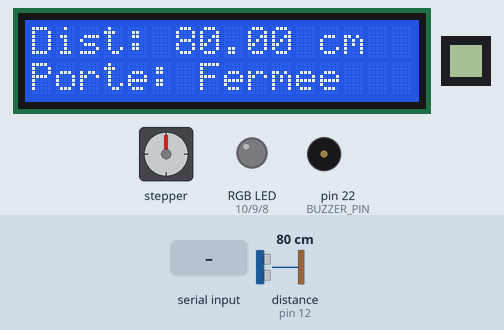
Recording of a sketch running on a simulated Arduino Mega 2560, built with avr-gcc and run on an emulated ATmega2560. On the bench: 16×2 character LCD, 8×8 one-colour display, stepper motor, an RGB LED mixed from three pins (HIGH = lit), buzzer (waves = sounding, pin HIGH). Dashed ring = blinking. Inputs (shaded band) come from the test bench; at power-on: distance to the obstacle (sensor on pin 12) 80 cm. The echo pulse lasts 58.3 µs per cm; stepper angles assume 2048 steps per turn; what the sketch prints to the serial monitor is not drawn.

Above: at 3.3 s.
3.4 s: distance to the obstacle (sensor on pin 12) set to 21 cm
At 4.7 s:
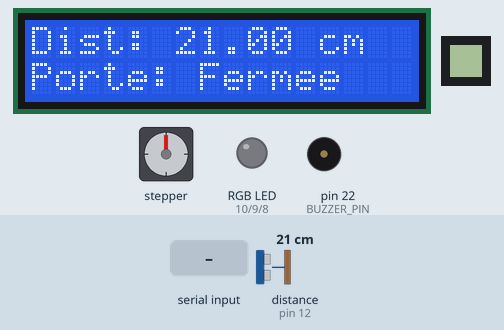
6.4 s: distance to the obstacle (sensor on pin 12) set to 17 cm
At 6.79 s:
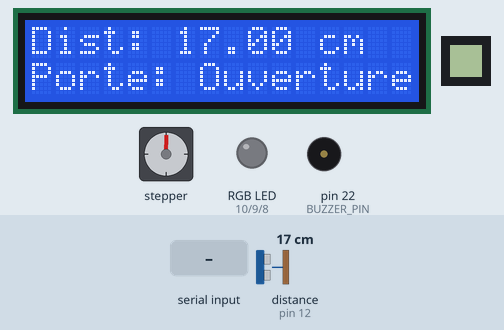
8.4 s: "g_dist\n" received over Serial
At 8.63 s:
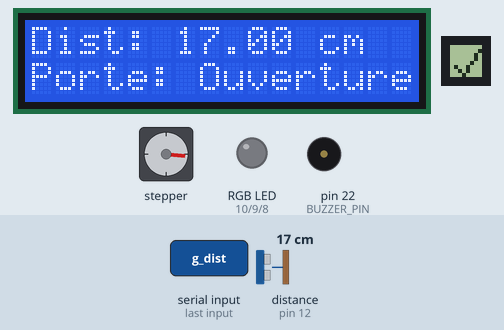
10.8 s: "cfg;alm;\n" received over Serial
At 11.6 s:
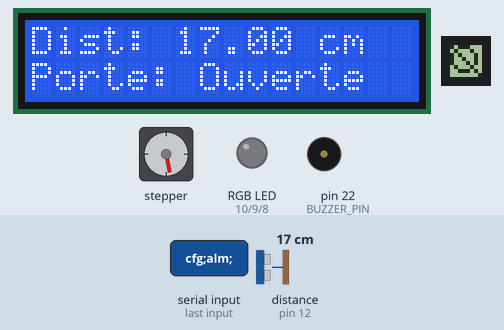
12.3 s: "cfg;lim_inf;\n" received over Serial
15.3 s: distance to the obstacle (sensor on pin 12) set to 2 cm
At 15.71 s:
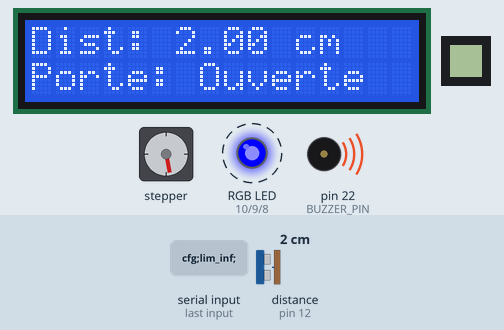
Timing chart, 0 to 47.0 s (numbered marks = the images above; inputs shaded):
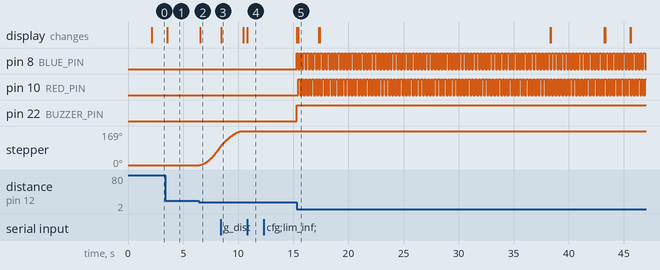

Measured:
- the behaviour switches between 20 and 19 cm on distance to the obstacle (sensor on pin 12) (found by bisection; images 1 and 2)
- after the input at 3.4 s, the display: changes after 0.18 s (image 1)
- after the input at 6.4 s, stepper: keeps turning clockwise at about 49°/s, starting after 0.12 s; the display: changes after 0.16 s (image 2)
- after the input at 8.4 s, the display: changes after 0.08 s (image 3)
- after the input at 10.8 s, the display: changes at once (image 4)
- after the input at 12.3 s, every drawn part: stays the same
- after the input at 15.3 s, pin 8 (BLUE_PIN): alternates HIGH for 0.15 s and LOW for 0.15 s, starting at once; pin 10 (RED_PIN): alternates HIGH for 0.15 s and LOW for 0.15 s, starting after 0.16 s; pin 22 (BUZZER_PIN): LOW → HIGH at once

The sketch:

maison_intelligente.ino
```cpp
#include <HCSR04.h>
#include <LCD_I2C.h>
#include <U8g2lib.h>

#include "Alarm.h"
#include "PorteAutomatique.h"

// === Définition des broches ===
#define TRIGGER_PIN 11
#define ECHO_PIN 12
#define BUZZER_PIN 22
#define RED_PIN 10
#define GREEN_PIN 9
#define BLUE_PIN 8
#define IN_1 39
#define IN_2 41
#define IN_3 43
#define IN_4 45
#define CLK_PIN 35
#define DIN_PIN 31
#define CS_PIN 33


HCSR04 hc(TRIGGER_PIN, ECHO_PIN);
LCD_I2C lcd(0x27, 16, 2);
U8G2_MAX7219_8X8_F_4W_SW_SPI u8g2(U8G2_R0, CLK_PIN, DIN_PIN, CS_PIN, U8X8_PIN_NONE, U8X8_PIN_NONE);


float distance = 0.0;
unsigned long currentTime = 0;
const char* DA = "2405238";

enum AffichageEtat {
  AUCUN,
  AFFICHAGE_CONFIRMATION,
  AFFICHAGE_ERREUR,
  AFFICHAGE_INCONNU
};
AffichageEtat etatAffichage = AUCUN;


Alarm alarm(RED_PIN, GREEN_PIN, BLUE_PIN, BUZZER_PIN, &distance);
PorteAutomatique porte(IN_1, IN_2, IN_3, IN_4, distance);


unsigned long debutAffichage = 0;
const unsigned long DUREE_AFFICHAGE = 3000;
const int DISPLAY_INTERVAL = 100;
const int DISTANCE_INTERVAL = 50;
const int SERIAL_INTERVAL = 100;
const int screenDelayTime = 3000;
const int zero = 0;
int Limite_inferieure = 20;
int Limite_superieure = 30;

void setup() {
  Serial.begin(115200);
  lcd.begin();
  lcd.backlight();

  u8g2.begin();
  u8g2.setFont(u8g2_font_4x6_tr);
  u8g2.setContrast(5);

  porte.setAngleFerme(10);
  porte.setAngleOuvert(170);

  alarm.setColourA(255, 0, 0);
  alarm.setColourB(0, 0, 255);
  alarm.setDistance(15); // seuil déclenchement
  alarm.setTimeout(2000);
  alarm.setVariationTiming(150);

  departureDisplay();
}


void loop() {
  currentTime = millis();
  distanceTask();
  porte.update();
  alarm.update();
  screenDisplay();
  commandGestion();
  gererAffichageU8g2();
}

void gererAffichageU8g2() {
  if (etatAffichage == AUCUN) return;

  if (millis() - debutAffichage > DUREE_AFFICHAGE) {
    u8g2.clearDisplay();
    etatAffichage = AUCUN;
    return;
  }

  u8g2.clearBuffer();
  switch (etatAffichage) {
    case AFFICHAGE_CONFIRMATION:
      u8g2.drawLine(1, 5, 3, 7);
      u8g2.drawLine(3, 7, 7, 1);
      break;

    case AFFICHAGE_ERREUR:
      u8g2.drawCircle(3, 3, 3);
      u8g2.drawLine(0, 0, 7, 7);
      break;

    case AFFICHAGE_INCONNU:
      u8g2.drawLine(7, 7, 0, 0);
      u8g2.drawLine(0, 7, 7, 0);
      break;

    default:
      break;
  }
  u8g2.sendBuffer();
}


void departureDisplay() {
  lcd.clear();
  lcd.setCursor(0, 0);
  lcd.print(DA);
  lcd.setCursor(0, 1);
  lcd.print("Labo 07");
  delay(2000);
  lcd.clear();
}

void distanceTask() {
  static unsigned long last = 0;
  if (millis() - last >= DISTANCE_INTERVAL) {
    distance = hc.dist();
    last = millis();
  }
}

void screenDisplay() {
  static unsigned long last = 0;
  if (millis() - last >= DISPLAY_INTERVAL) {
    lcd.clear();
    lcd.setCursor(0, 0);
    lcd.print("Dist: ");
    lcd.print(distance);
    lcd.print(" cm");

    lcd.setCursor(0, 1);
    lcd.print("Porte: ");
    lcd.print(porte.getEtatTexte());

    last = millis();
  }
}

void confirmer() {
  etatAffichage = AFFICHAGE_CONFIRMATION;
  debutAffichage = millis();
}

void erreur() {
  etatAffichage = AFFICHAGE_ERREUR;
  debutAffichage = millis();
}

void inconnu() {
  etatAffichage = AFFICHAGE_INCONNU;
  debutAffichage = millis();
}


void commandGestion() {
  if (!Serial.available()) return;

  String command = Serial.readStringUntil('\n');
  command.trim();
  command.toLowerCase();

  if (command == "g_dist") {
    Serial.print("Arduino: ");
    Serial.println(distance);
    confirmer();
  } else if (command.startsWith("cfg;alm;")) {
    int val = command.substring(8).toInt();
    if (val > zero) {
      alarm.setDistance(val);
      Serial.print("Distance d'alarme config à ");
      Serial.println(val);
      confirmer();
    } else erreur();
  } else if (command.startsWith("cfg;lim_inf;")) {
    int val = command.substring(12).toInt();
    if (val < Limite_superieure && val > zero) {
      Limite_inferieure = val;
      porte.setDistanceOuverture(Limite_inferieure);
      confirmer();
    } else erreur();
  } else if (command.startsWith("cfg;lim_sup;")) {
    int val = command.substring(12).toInt();
    if (val > Limite_inferieure) {
      Limite_superieure = val;
      porte.setDistanceFermeture(Limite_superieure);
      confirmer();
    } else erreur();
  } else {
    inconnu();
  }
}
```

Alarm.cpp
```cpp
#include "Alarm.h"
#include <Arduino.h>

Alarm::Alarm(int rPin, int gPin, int bPin, int buzzerPin, float* distancePtr) {
  _rPin = rPin;
  _gPin = gPin;
  _bPin = bPin;
  _buzzerPin = buzzerPin;
  _distance = distancePtr;

  pinMode(_rPin, OUTPUT);
  pinMode(_gPin, OUTPUT);
  pinMode(_bPin, OUTPUT);
  pinMode(_buzzerPin, OUTPUT);
}

void Alarm::update() {
  _currentTime = millis();

  switch (_state) {
    case OFF: _offState(); break;
    case WATCHING: _watchState(); break;
    case ON: _onState(); break;
    case TESTING: _testingState(); break;
  }

  if (_turnOnFlag) {
    _turnOnFlag = false;
    _state = ON;
  }
  if (_turnOffFlag) {
    _turnOffFlag = false;
    _state = OFF;
  }
}

void Alarm::setColourA(int r, int g, int b) {
  _colA[0] = r;
  _colA[1] = g;
  _colA[2] = b;
}
void Alarm::setColourB(int r, int g, int b) {
  _colB[0] = r;
  _colB[1] = g;
  _colB[2] = b;
}
void Alarm::setVariationTiming(unsigned long ms) {
  _variationRate = ms;
}
void Alarm::setDistance(float d) {
  _distanceTrigger = d;
}
void Alarm::setTimeout(unsigned long ms) {
  _timeoutDelay = ms;
}
void Alarm::turnOff() {
  _turnOffFlag = true;
}
void Alarm::turnOn() {
  _turnOnFlag = true;
  // SL
}
void Alarm::test() {
  _testStartTime = millis();
  _state = TESTING;
}
AlarmState Alarm::getState() const {
  return _state;
}

void Alarm::_setRGB(int r, int g, int b) {
  analogWrite(_rPin, r);
  analogWrite(_gPin, g);
  analogWrite(_bPin, b);
}
void Alarm::_turnOff() {
  _setRGB(0, 0, 0);
  digitalWrite(_buzzerPin, LOW);
}
void Alarm::_offState() {
  _turnOff();
  if (*_distance <= _distanceTrigger && *_distance > 0) {
    _lastDetectedTime = _currentTime;
    _state = WATCHING;
  }
}
void Alarm::_watchState() {
  if (*_distance <= _distanceTrigger && *_distance > 0) {
    _lastDetectedTime = _currentTime;
    _state = ON;
  } else if (_currentTime - _lastDetectedTime > _timeoutDelay) {
    _state = OFF;
  }
}
void Alarm::_onState() {
  digitalWrite(_buzzerPin, HIGH);
  if (_currentTime - _lastUpdate >= _variationRate) {
    _setRGB(
      _currentColor ? _colA[0] : _colB[0],
      _currentColor ? _colA[1] : _colB[1],
      _currentColor ? _colA[2] : _colB[2]);
    _currentColor = !_currentColor;
    _lastUpdate = _currentTime;
  }
  if (*_distance > _distanceTrigger && *_distance > 0) {
    _lastDetectedTime = _currentTime;
    _state = WATCHING;
  }
}
void Alarm::_testingState() {
  digitalWrite(_buzzerPin, HIGH);
  _setRGB(255, 255, 255);
  if (_currentTime - _testStartTime >= 3000) {
    _state = OFF;
  }
}
```

Alarm.h
```cpp
#pragma once


enum AlarmState {

  OFF,

  WATCHING,

  ON,

  TESTING

};


class Alarm {

public:

  // Constructeur

  // rPin, gPin, bPin : broches pour la DEL RGB

  // buzzerPin : broche du buzzer

  // distancePtr : pointeur vers la variable de distance partagée

  Alarm(int rPin, int gPin, int bPin, int buzzerPin, float* distancePtr);


  // Méthode à appeler continuellement dans loop()

  void update();


  // Régle les deux couleurs du gyrophare

  void setColourA(int r, int g, int b);

  void setColourB(int r, int g, int b);


  // Régle la fréquence de variation du gyrophare (en ms)

  void setVariationTiming(unsigned long ms);


  // Régle la distance de déclenchement (en cm)

  void setDistance(float d);


  // Régle le délai avant l'extinction après éloignement (en ms)

  void setTimeout(unsigned long ms);


  // Éteint/Allume l'alarme manuellement

  void turnOff();

  void turnOn();


  // Déclenche un test de 3 secondes

  void test();


  // Retourne l'état courant de l'alarme

  AlarmState getState() const;


private:

  // --- Broches matérielles ---

  int _rPin, _gPin, _bPin, _buzzerPin;


  unsigned long _currentTime = 0;


  // --- Couleurs du gyrophare ---

  int _colA[3];  // Couleur A

  int _colB[3];  // Couleur B

  bool _currentColor = false;  // false = couleur A, true = couleur B


  // --- Détection ---

  float* _distance;  // Pointeur vers la distance externe

  float _distanceTrigger = 10.0;  // Distance minimale pour déclenchement


  // --- Temporisation ---

  unsigned long _variationRate = 500;  // Intervalle entre deux couleurs

  unsigned long _timeoutDelay = 3000;  // Délai avant arrêt

  unsigned long _lastUpdate = 0;  // Pour le gyrophare

  unsigned long _lastDetectedTime = 0;  // Dernière fois qu'on a vu l'objet

  unsigned long _testStartTime = 0;  // Pour TESTING


  // --- État interne ---

  AlarmState _state = OFF;


  // --- Indicateurs de transition ---

  bool _turnOnFlag = false;  // Pour transition vers ON

  bool _turnOffFlag = false;  // Pour transition vers OFF


  // --- Méthodes internes ---

  void _setRGB(int r, int g, int b);

  void _turnOff();  // Éteint DEL et buzzer


  // Gestion des états

  void _offState();

  void _watchState();

  void _onState();

  void _testingState();
};
```

porteAutomatique.cpp
```cpp
#include "PorteAutomatique.h"
#include <Arduino.h>

PorteAutomatique::PorteAutomatique(int p1, int p2, int p3, int p4, float& distancePtr)
  : _stepper(AccelStepper::HALF4WIRE, p1, p3, p2, p4), _distance(distancePtr) {
  _stepper.setMaxSpeed(1000);
  _stepper.setAcceleration(500);
  _stepper.setCurrentPosition(_angleEnSteps(_angleFerme));
  _stepper.moveTo(_angleEnSteps(_angleFerme));
  _stepper.enableOutputs();
}

void PorteAutomatique::update() {
  _currentTime = millis();
  _mettreAJourEtat();

  switch (_etat) {
    case FERMEE: _fermeState(); break;
    case OUVERTE: _ouvertState(); break;
    case EN_OUVERTURE: _ouvertureState(); break;
    case EN_FERMETURE: _fermetureState(); break;
  }

  _stepper.run();
}

void PorteAutomatique::setAngleOuvert(float angle) {
  _angleOuvert = angle;
}

void PorteAutomatique::setAngleFerme(float angle) {
  _angleFerme = angle;
}

void PorteAutomatique::setPasParTour(int steps) {
  _stepsPerRev = steps;
}

void PorteAutomatique::setDistanceOuverture(float distance) {
  _distanceOuverture = distance;
}

void PorteAutomatique::setDistanceFermeture(float distance) {
  _distanceFermeture = distance;
}

const char* PorteAutomatique::getEtatTexte() const {
  switch (_etat) {
    case FERMEE: return "Fermee";
    case OUVERTE: return "Ouverte";
    case EN_OUVERTURE: return "Ouverture...";
    case EN_FERMETURE: return "Fermeture...";
    default: return "Inconnu";
  }
}

float PorteAutomatique::getAngle() const {
  long steps = _stepper.currentPosition();
  float angle = (float)steps * 360.0 / _stepsPerRev;
  return angle;
}

long PorteAutomatique::_angleEnSteps(float angle) const {
  return (long)(angle * _stepsPerRev / 360.0);
}

void PorteAutomatique::_mettreAJourEtat() {
  if (_etat == FERMEE && _distance < _distanceOuverture && _distance > 0) {
    _etat = EN_OUVERTURE;
    _ouvrir();
  } else if (_etat == OUVERTE && _distance > _distanceFermeture) {
    _etat = EN_FERMETURE;
    _fermer();
  }
}

void PorteAutomatique::_ouvrir() {
  _stepper.enableOutputs();
  _stepper.moveTo(_angleEnSteps(_angleOuvert));
}

void PorteAutomatique::_fermer() {
  _stepper.enableOutputs();
  _stepper.moveTo(_angleEnSteps(_angleFerme));
}

void PorteAutomatique::_ouvertState() {
  _stepper.disableOutputs();
}

void PorteAutomatique::_fermeState() {
  _stepper.disableOutputs();
}

void PorteAutomatique::_ouvertureState() {
  if (!_stepper.isRunning()) {
    _etat = OUVERTE;
  }
}

void PorteAutomatique::_fermetureState() {
  if (!_stepper.isRunning()) {
    _etat = FERMEE;
  }
}
```

porteAutomatique.h
```cpp
#pragma once


#include <AccelStepper.h>


enum EtatPorte {

  FERMEE,

  OUVERTE,

  EN_FERMETURE,

  EN_OUVERTURE

};


class PorteAutomatique {

public:

  // Constructeur

  // p1 à p4 : broches IN1 à IN4 du ULN2003

  // distancePtr : pointeur vers la variable distance partagée

  PorteAutomatique(int p1, int p2, int p3, int p4, float& distancePtr);


  // Doit être appelée continuellement dans loop()

  void update();


  // Régle l'angle maximal d'ouverture de la porte

  void setAngleOuvert(float angle);


  // Régle l'angle de fermeture (habituellement 0°)

  void setAngleFerme(float angle);


  // Définit le nombre de pas par tour du moteur

  void setPasParTour(int steps);


  // Définit la distance de déclenchement pour l'ouverture

  void setDistanceOuverture(float distance);


  // Définit la distance de déclenchement pour la fermeture

  void setDistanceFermeture(float distance);


  // Retourne l'état actuel de la porte sous forme de texte

  const char* getEtatTexte() const;


  // Retourne l'angle actuel de la porte

  float getAngle() const;


private:

  // Moteur AccelStepper

  AccelStepper _stepper;

  unsigned long _currentTime = 0;


  // Angle de position

  float _angleOuvert = 90;

  float _angleFerme = 0;


  // Conversion : pas par tour

  int _stepsPerRev = 2048;  // par défaut pour 28BYJ-48


  // Distance mesurée

  float& _distance;


  // Distance de seuils

  float _distanceOuverture = 20;

  float _distanceFermeture = 30;


  // État actuel

  EtatPorte _etat = FERMEE;


  // Méthodes d'état

  void _ouvertState();

  void _fermeState();

  void _ouvertureState();

  void _fermetureState();


  // actions

  void _ouvrir();

  void _fermer();


  void _mettreAJourEtat();


  // Aide

  long _angleEnSteps(float angle) const;
};
```
